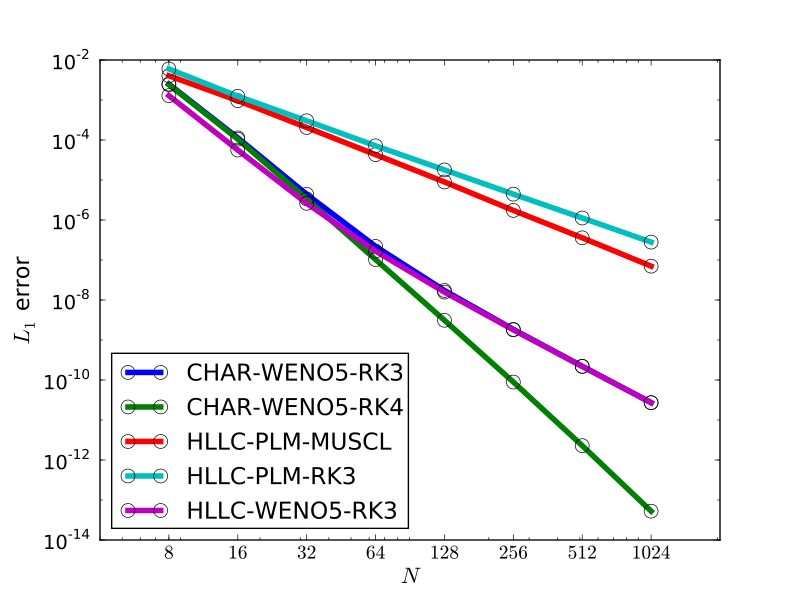

Recreate this plot in Python.

import sys
import numpy as np
import matplotlib
import matplotlib.pyplot as plt
from matplotlib.ticker import FormatStrFormatter

matplotlib.rcParams['axes.labelsize'] = 16
matplotlib.rcParams['font.size'] = 14
matplotlib.rcParams['xtick.labelsize'] = 14
matplotlib.rcParams['ytick.labelsize'] = 14

L1_Table = {8:{},16:{},32:{},64:{},128:{},256:{},512:{},1024:{}}

def plotfile(f, scheme, ax):
    data = np.loadtxt(f)
    I = np.argsort(data, axis=0)
    N = [ ]
    L = [ ]
    for i in I[:,1]:
        N.append(data[i,0])
        L.append(data[i,1])
    ax.loglog(N, L, '-o', lw=4, ms=10.0, mfc='none', label=scheme)

    for i in range(len(N)-1):
        L1_Table[N[i]][scheme] = -np.log10(L[i+1]/L[i]) / np.log10(N[i+1]/N[i])

if __name__ == "__main__":
    fnames = sys.argv[1:]
    fig = plt.figure()
    ax1 = fig.add_subplot('111')

    for f in fnames:
        scheme = f[:-4].upper()
        plotfile(f, scheme, ax1)

    ax1.xaxis.set_major_formatter(FormatStrFormatter(r'$%d$'))
    ax1.set_xticks([8,16,32,64,128,256,512,1024])
    ax1.set_yticks([1e-14,1e-12,1e-10,1e-8,1e-6,1e-4,1e-2])
    ax1.set_xlim(4, 2048)
    ax1.set_xlabel(r'$N$')
    ax1.set_ylabel(r'$L_1$ error')
    ax1.legend(loc='best')
    plt.show()

    schemes = ['HLLC-PLM-MUSCL',
               'HLLC-PLM-RK3',
               'HLLC-WENO5-RK3',
               'CHAR-WENO5-RK3',
               'CHAR-WENO5-RK4']

    print '|$N$|%s|' % '|'.join('=%s='%s for s in schemes)
    for N in sorted(L1_Table.keys())[1:]:
        print '|%d|%s|' % (N, '|'.join(["%3.2f"%L1_Table[N][s] for s in schemes]))
